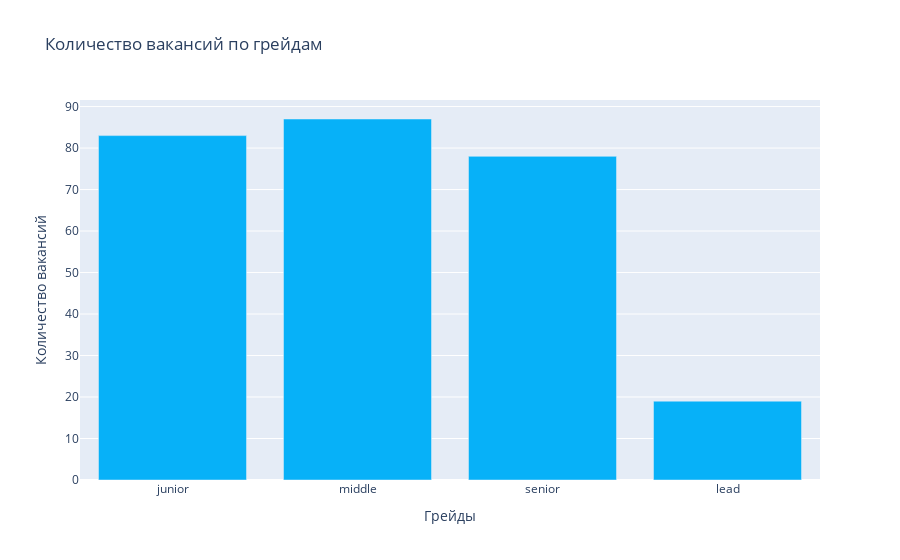

The cell this chart's notebook holds for it:
### Markdown cell above
Из всего числа имеющихся примеров датасета грейды удалось выделить лишь у 5%. Делаем вывод, что в дальнейшей работе эта сторона вакансий нерепрезентативна, использовать не будем.

### Code cell
fig = go.Figure(
    data=[
        go.Bar(
            x=list(levels_dict.keys()),
            y=df[[*levels_dict.keys()]].sum().values,
            marker_color="#07b1f8",
        )
    ]
)
fig.update_xaxes(title_text="Грейды")
fig.update_yaxes(title_text="Количество вакансий")
fig.update_layout(title="Количество вакансий по грейдам")

fig.show()

### Figure 1 — Plotly figure (JSON) as saved in the notebook; plotly's stock layout.template omitted (floating-point values rounded to 4 significant figures)
{"data": [{"marker": {"color": "#07b1f8"}, "type": "bar", "x": ["junior", "middle", "senior", "lead"], "y": [83, 87, 78, 19]}], "layout": {"title": {"text": "Количество вакансий по грейдам"}, "xaxis": {"title": {"text": "Грейды"}}, "yaxis": {"title": {"text": "Количество вакансий"}}}}
